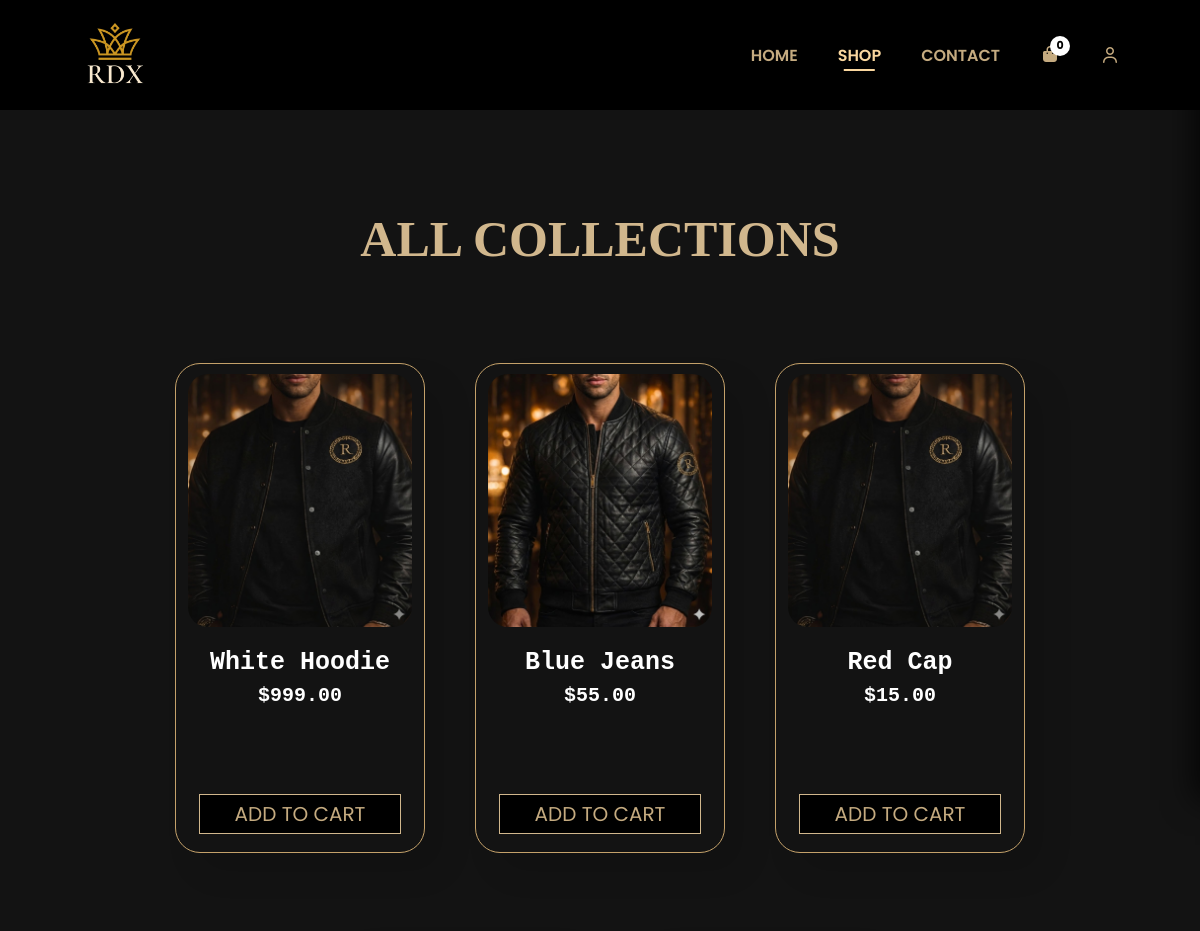
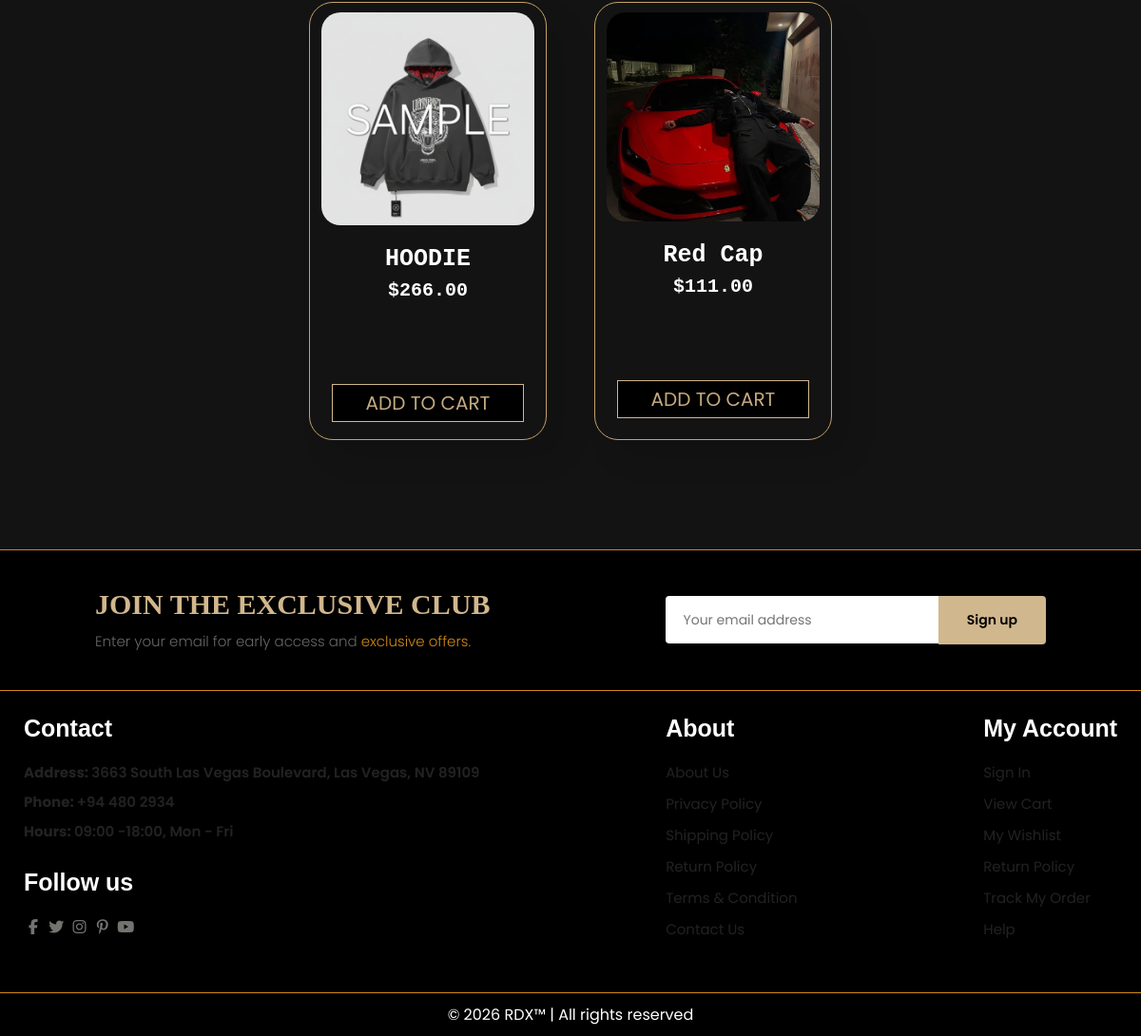
The page /shop.php on the database its author committed (2 pictures, top to bottom).
### tables this page shows
CREATE TABLE `products` (
  `id` int(11) NOT NULL,
  `name` varchar(255) NOT NULL,
  `price` decimal(10,2) NOT NULL,
  `description` text DEFAULT NULL,
  `image` varchar(255) DEFAULT NULL,
  `category_id` int(11) DEFAULT NULL,
  `featured` tinyint(1) DEFAULT 0,
  `status` enum('active','inactive') DEFAULT 'active',
  `created_at` timestamp NOT NULL DEFAULT current_timestamp()
);

### shop.php (the view, shortened to what this page needs)
<?php
include __DIR__ . '/includes/header.php';
include 'newsletter.php';
$sql = "SELECT * FROM products WHERE status = 'active'";
$result = $conn->query($sql);
?>
<body>
        <?php include 'includes/nav.php'; ?>
    <section class="product1" >
        <h4>ALL COLLECTIONS</h4>
        <div class="pro-container">
            <?php while ($row = mysqli_fetch_assoc($result)) {?>
            <div class="pro">
                <img src="/RDX/images/products/<?= $row['image']; ?>">
                <div class="des">
                    <h5><?= $row['name']; ?></h5>
                    <h4>$<?= $row['price']; ?></h4>
                </div>
                <div class="add-to-cart-container">
                    <input type="button" class="add-to-cart" value="ADD TO CART"
                        onclick="addToCart('<?= $row['name']; ?>', <?= $row['price']; ?>, '/RDX/images/products/<?= $row['image']; ?>', <?= $row['id']; ?>)">
                </div>
            </div>
            <?php }; ?>
        </div>
    </section>
<section class="newsletter section-p1">
        <div class="news-text">
            <h4>Join The Exclusive Club</h4>
            <p>Enter your email for early access and <span>exclusive offers.</span></p>
        </div>
        <form action="" method="post" class="form">
            <input type="text" placeholder="Your email address" name="email" required>
            <button class="normal" type="submit" >Sign up</button>
        </form>
</section>
    <?php include __DIR__ . '/includes/footer-scripts.php'; ?>

### includes/header.php (shortened to what this page needs)
<!DOCTYPE html>
<html lang="en">
<head>
    <link rel="stylesheet" type="text/css" href="/RDX/css/style.css">
    <link rel="stylesheet" href="/RDX/css/animations.css">
    <link rel="stylesheet" href="https://cdnjs.cloudflare.com/ajax/libs/font-awesome/7.0.1/css/all.min.css">
</head>

### includes/nav.php (shortened to what this page needs)
<?php
$currentPage = basename($_SERVER['PHP_SELF']);?>
<section class="header">
        <a href="home.php" class="" ><img src="/RDX/images/logo.png" class="logo" alt=""></a>
        <nav>
            <ul class="navbar">
                <li><a href="home.php" class="<?=  ($currentPage == 'home.php') ? 'active' : '' ?>">HOME</a></li>
                <li><a href="shop.php" class="<?=  ($currentPage == 'shop.php') ? 'active' : '' ?>">SHOP</a></li>
                <li><a href="contact.php" class="<?=  ($currentPage == 'contact.php') ? 'active' : '' ?>">CONTACT</a></li>
                <li>
                    <a class="cart-icon-wrapper" onclick="openCart()">
                    <i class="fa-solid fa-bag-shopping"></i>
                    <span class="cart-badge" id="cartBadge">0</span>
                    </a>
                </li>
                <li class="user-dropdown-wrapper">
                <a class="user-pointer">
                    <i class="fa-regular fa-user"></i>
                </a>
            </li>
            </ul>
        </nav>
</section>

### includes/footer.php
<footer class="section-p1">
    <div class="col">
        <h4>Contact</h4>
        <p><strong>Address: </strong> 3663 South Las Vegas Boulevard, Las Vegas, NV 89109</p>
        <p><strong>Phone: </strong> +94 480 2934</p>
        <p><strong>Hours: </strong>09:00 -18:00, Mon - Fri</p>
        <div class="follow">
            <h4>Follow us</h4>
            <div class="icon">
                <i class="fab fa-facebook-f"></i>
                <i class="fab fa-twitter"></i>
                <i class="fab fa-instagram"></i>
                <i class="fab fa-pinterest-p"></i>
                <i class="fab fa-youtube"></i>
            </div>
        </div>
    </div>
    <div class="col">
        <h4>About</h4>
        <a href="#">About Us</a>
        <a href="#">Privacy Policy</a>
        <a href="#">Shipping Policy</a>
        <a href="#">Return Policy</a>
        <a href="#">Terms & Condition</a>
        <a href="#">Contact Us</a>
    </div>
    <div class="col">
        <h4>My Account</h4>
        <a onclick="openLogin()">Sign In</a>
        <a href="#">View Cart</a>
        <a href="#">My Wishlist</a>
        <a href="#">Return Policy</a>
        <a href="#">Track My Order</a>
        <a href="#">Help</a>
    </div>
</footer>
<div class="copyright">
    <p>© 2026 RDX™ | All rights reserved</p>
</div>

### includes/footer-scripts.php (shortened to what this page needs)
        <?php include 'footer.php'; ?>
</body>
</html>

### css/animations.css (style rules this page uses)
.product1 h4 { opacity: 0; animation: fadeIn 2s ease forwards; }

### rows shown on the page
products: image (picture), name "White Hoodie", price "999.00"
products: image (picture), name "Blue Jeans", price "55.00"
products: image (picture), name "Red Cap", price "15.00"
products: image (picture), name "HOODIE", price "266.00"
products: image (picture), name "Red Cap", price "111.00"
